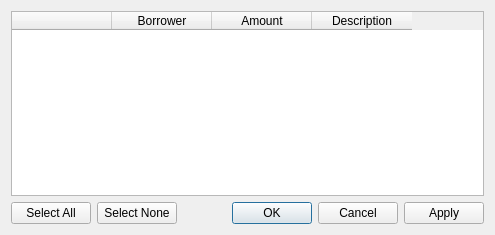
<?xml version="1.0" encoding="UTF-8"?>
<ui version="4.0">
 <class>PendingDialog</class>
 <widget class="QDialog" name="PendingDialog">
  <property name="geometry">
   <rect>
    <x>0</x>
    <y>0</y>
    <width>495</width>
    <height>235</height>
   </rect>
  </property>
  <property name="windowTitle">
   <string>Dialog</string>
  </property>
  <layout class="QVBoxLayout" name="verticalLayout">
   <item>
    <widget class="QTableWidget" name="table">
     <property name="editTriggers">
      <set>QAbstractItemView::NoEditTriggers</set>
     </property>
     <column>
      <property name="text">
       <string/>
      </property>
     </column>
     <column>
      <property name="text">
       <string>Borrower</string>
      </property>
     </column>
     <column>
      <property name="text">
       <string>Amount</string>
      </property>
     </column>
     <column>
      <property name="text">
       <string>Description</string>
      </property>
     </column>
    </widget>
   </item>
   <item>
    <layout class="QHBoxLayout" name="horizontalLayout">
     <item>
      <widget class="QPushButton" name="select_all_button">
       <property name="text">
        <string>Select All</string>
       </property>
      </widget>
     </item>
     <item>
      <widget class="QPushButton" name="select_none_button">
       <property name="text">
        <string>Select None</string>
       </property>
      </widget>
     </item>
     <item>
      <widget class="QDialogButtonBox" name="button_box">
       <property name="orientation">
        <enum>Qt::Horizontal</enum>
       </property>
       <property name="standardButtons">
        <set>QDialogButtonBox::Apply|QDialogButtonBox::Cancel|QDialogButtonBox::Ok</set>
       </property>
       <property name="centerButtons">
        <bool>false</bool>
       </property>
      </widget>
     </item>
    </layout>
   </item>
  </layout>
 </widget>
 <resources/>
 <connections>
  <connection>
   <sender>button_box</sender>
   <signal>accepted()</signal>
   <receiver>PendingDialog</receiver>
   <slot>accept()</slot>
   <hints>
    <hint type="sourcelabel">
     <x>248</x>
     <y>254</y>
    </hint>
    <hint type="destinationlabel">
     <x>157</x>
     <y>274</y>
    </hint>
   </hints>
  </connection>
  <connection>
   <sender>button_box</sender>
   <signal>rejected()</signal>
   <receiver>PendingDialog</receiver>
   <slot>reject()</slot>
   <hints>
    <hint type="sourcelabel">
     <x>316</x>
     <y>260</y>
    </hint>
    <hint type="destinationlabel">
     <x>286</x>
     <y>274</y>
    </hint>
   </hints>
  </connection>
 </connections>
</ui>
